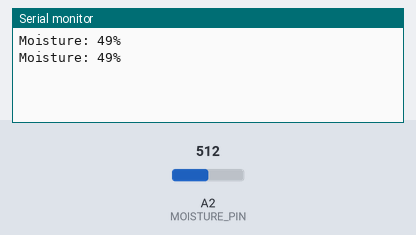
A sketch run on a simulated Arduino Uno, built with avr-gcc and run on an emulated ATmega328P. Parts: the last lines printed to the serial monitor. The test bench sets the inputs (shaded band); at power-on: A2 (MOISTURE_PIN) = 512.

Above: at 2.8 s.
2.9 s: A2 (MOISTURE_PIN) set to 716
At 5.2 s:
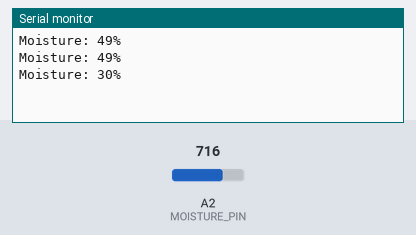
5.6 s: A2 (MOISTURE_PIN) set to 900
At 6.9 s:
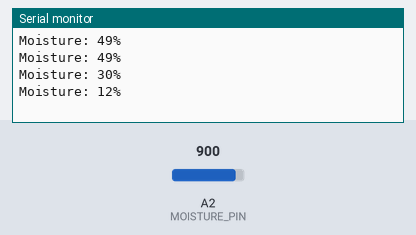
Timing chart, 0 to 8.6 s (numbered marks = the images above; inputs shaded):
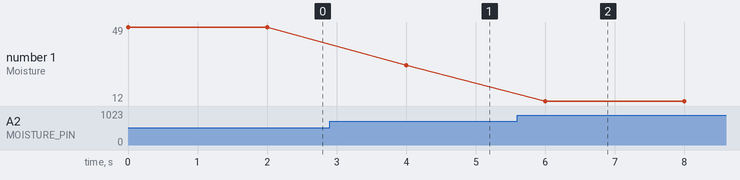

Measured:
- after the input at 2.9 s, the serial monitor: prints a new line after 1.1 s (image 1)
- after the input at 5.6 s, the serial monitor: prints a new line after 0.40 s (image 2)
- plotted number 1: 49 → 30 after the input at 2.9 s, 30 → 12 after the input at 5.6 s

The sketch:

moisture_sensor_test.ino
```cpp
#define MOISTURE_PIN A2  // Moisture sensor analog pin

void setup() {
  Serial.begin(9600);  // Initialize Bluetooth communication (TX/RX on pins 0 and 1)
  pinMode(MOISTURE_PIN, INPUT);
}

void loop() {
  int moistureValue = analogRead(MOISTURE_PIN);  // Read raw sensor value (0-1023)

  // Convert to percentage (assuming 0 = dry, 1023 = fully wet)
  int moisturePercent = map(moistureValue, 1023, 0, 0, 100);

  Serial.print("Moisture: ");
  Serial.print(moisturePercent);
  Serial.println("%");

  delay(2000);  // Send data every 2 seconds
}
```
